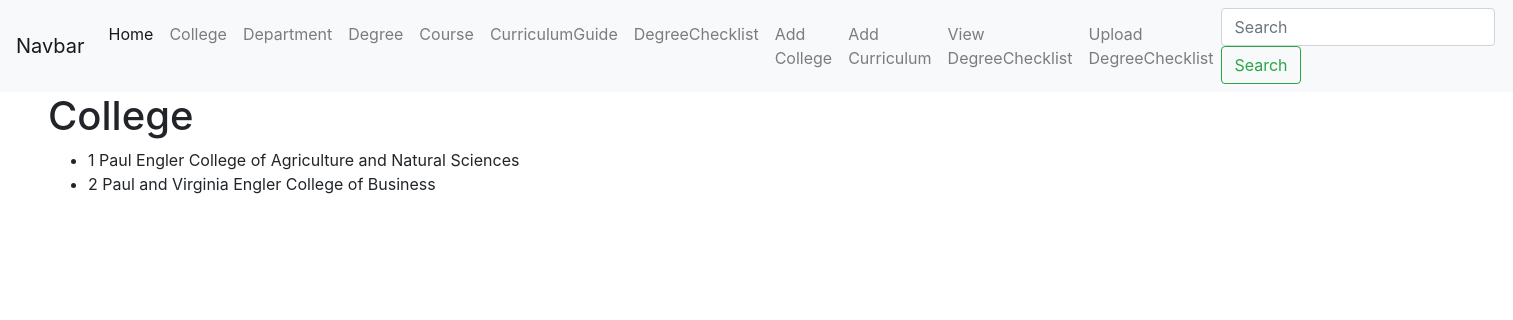
Page /college on the earlier database version.
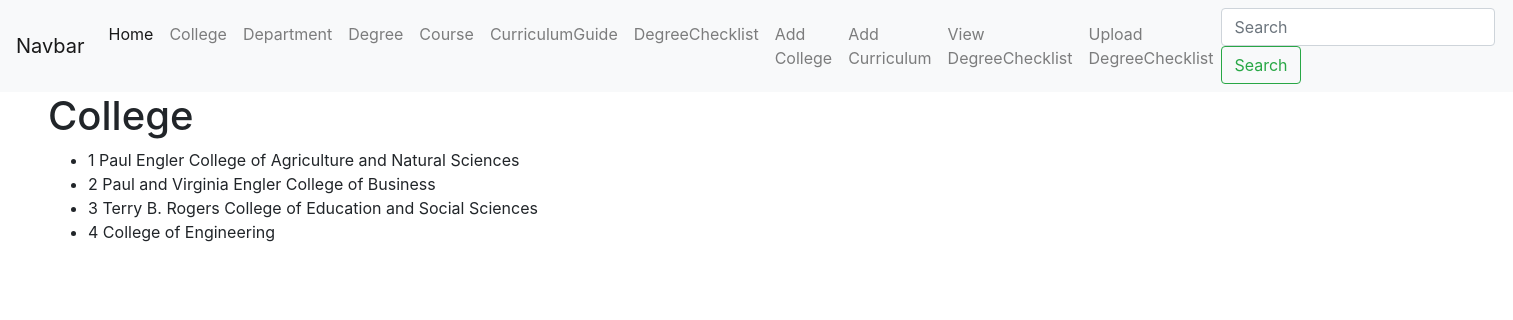
Same page on the later database version.
### degree_checklist/models.py (models this page shows)
class College(models.Model):
    CollegeID = models.CharField(max_length=50, primary_key=True)
    College = models.CharField(max_length=200)

### degree_checklist/views.py (the view)
# urls.py: path('college', views.all_college, name="list-college"),
def all_college(request):
    college_list = College.objects.all().order_by('CollegeID')
    return render(request, 'college.html',
    {
        'college_list' : college_list,
        "title": "College"
        }
    )

### degree_checklist/templates/college.html
{% extends "base.html" %}
{% block content %}
    <h1>{{ title }}</h1>
    <ul>
        {% for college in college_list %}
             <li>{{ college.CollegeID }} {{ college.College }} </li>
        {% endfor %}
    </ul>
{% endblock %}

### degree_checklist/templates/base.html (shortened to what this page needs)
<!DOCTYPE html>
<html lang="en">
<head>
  <link rel="stylesheet" href="https://cdn.jsdelivr.net/npm/bootstrap@4.4.1/dist/css/bootstrap.min.css">
</head>
<body>
    <nav class="navbar navbar-expand-lg navbar-light bg-light">
        <a class="navbar-brand" href="#">Navbar</a>
        <div class="collapse navbar-collapse" id="navbarSupportedContent">
          <ul class="navbar-nav mr-auto">
            <li class="nav-item active">
              <a class="nav-link" href="/">Home <span class="sr-only">(current)</span></a>
            </li>
            <li class="nav-item">
              <a class="nav-link" href="/college">College</a>
            </li>
            <li class="nav-item">
                <a class="nav-link" href="/department">Department</a>
            </li>
            <li class="nav-item">
              <a class="nav-link" href="/degree">Degree</a>
            </li>
            <li class="nav-item">
                <a class="nav-link" href="/course">Course</a>
            </li>
            <li class="nav-item">
                <a class="nav-link" href="/curriculumguide">CurriculumGuide</a>
            </li>
            <li class="nav-item">
                <a class="nav-link" href="/degreechecklist">DegreeChecklist</a>
            </li>
            <li class="nav-item">
              <a class="nav-link" href="/add-college">Add College</a>
            </li>
            <li class="nav-item">
              <a class="nav-link" href="/add-curriculum">Add Curriculum</a>
            </li>
            <li class="nav-item">
              <a class="nav-link" href="/DegreeChecklistPdf-view">View DegreeChecklist</a>
            </li>
            <li class="nav-item">
              <a class="nav-link" href="/DegreeChecklistPdf-upload">Upload DegreeChecklist</a>
            </li>
          </ul>
          <form class="form-inline my-2 my-lg-0">
            <input class="form-control mr-sm-2" type="search" placeholder="Search" aria-label="Search">
            <button class="btn btn-outline-success my-2 my-sm-0" type="submit">Search</button>
          </form>
        </div>
      </nav>
    <div class="mx-md-5">
      {% block content %}{% endblock content %}
    </div>
</body>
</html>

Differences in the rows shown:
added College: CollegeID "3", College "Terry B. Rogers College of Education and Social Sciences"
added College: CollegeID "4", College "College of Engineering"
